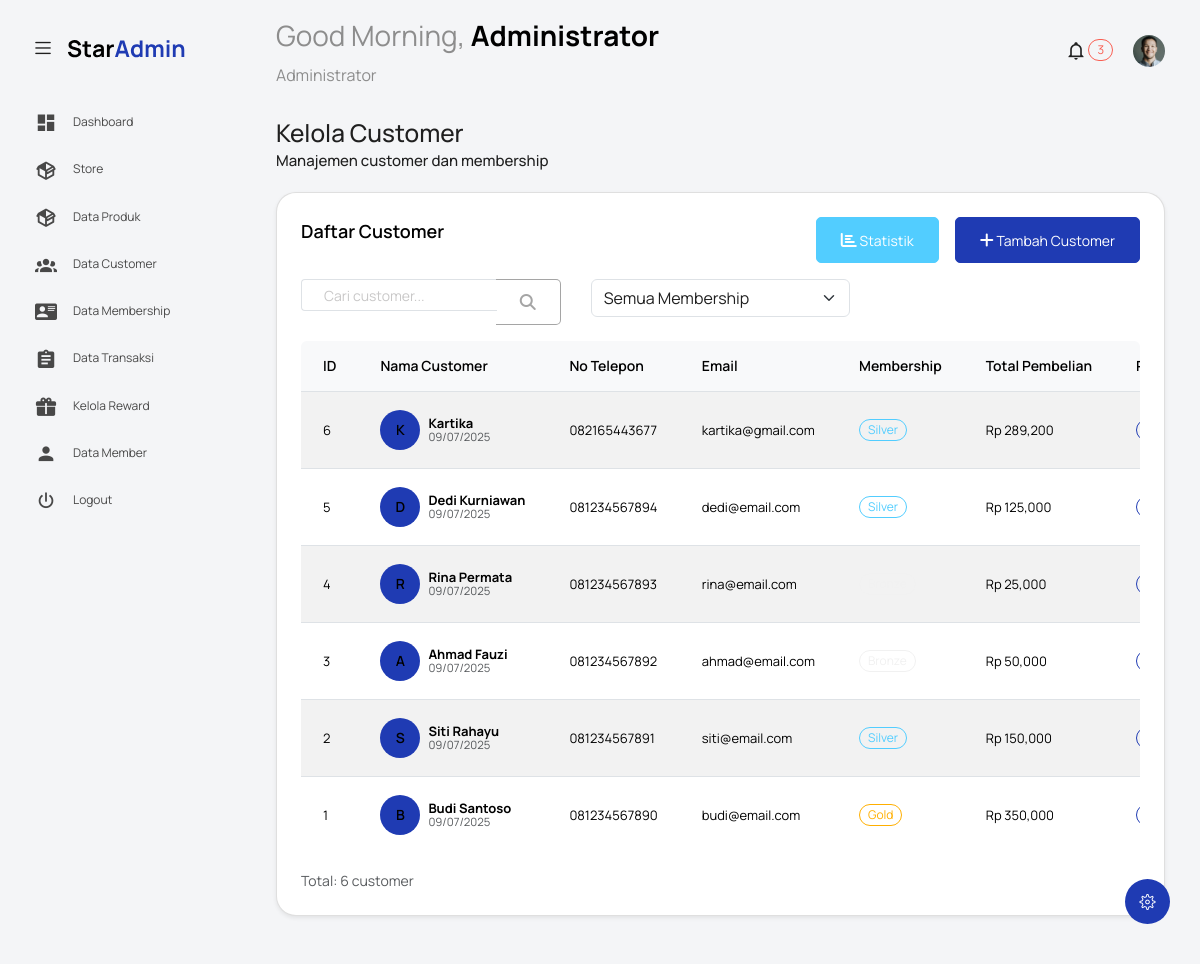
/index.php?controller=customer&action=index (signed in), run on the app's committed database.
### tables this page shows
CREATE TABLE `customers` (
  `customer_id` int NOT NULL,
  `user_id` int DEFAULT NULL,
  `nama_customer` varchar(100) NOT NULL,
  `no_telepon` varchar(15) DEFAULT NULL,
  `alamat` text,
  `email` varchar(100) DEFAULT NULL,
  `membership_id` int DEFAULT '1',
  `total_pembelian` decimal(12,2) DEFAULT '0.00',
  `total_poin` int DEFAULT '0',
  `tanggal_daftar` date DEFAULT (curdate()),
  `status_aktif` enum('aktif','tidak_aktif') DEFAULT 'aktif'
);

CREATE TABLE `membership` (
  `membership_id` int NOT NULL,
  `nama_membership` varchar(50) NOT NULL,
  `minimal_pembelian` decimal(10,2) NOT NULL,
  `diskon_persen` int DEFAULT '0',
  `poin_per_pembelian` int DEFAULT '1',
  `benefit` text
);

### controllers/CustomerController.php (called while the page is built, shortened)
<?php
class CustomerController {
    private $customerModel;
    public function __construct() {
        $this->customerModel = new CustomerModel();
    }
    public function index() {
        $search = $_GET['search'] ?? '';
        $membership_filter = $_GET['membership'] ?? '';
        if (!empty($search)) {
            $customers = $this->customerModel->searchCustomers($search);
        } elseif (!empty($membership_filter)) {
            $customers = $this->customerModel->getCustomersByMembership($membership_filter);
        } else {
            $customers = $this->customerModel->getAllCustomers();
        }
        $memberships = $this->customerModel->getAllMemberships();
        loadView('customer/index', [
            'customers' => $customers,
            'memberships' => $memberships,
            'search' => $search,
            'membership_filter' => $membership_filter,
            'title' => 'Kelola Customer'
        ]);
    }
}
?>

### models/CustomerModel.php (called while the page is built, shortened)
<?php
class CustomerModel {
    private $conn;
    public function __construct() {
        global $conn;
        $this->conn = $conn;
    }
    public function getAllCustomers() {
        $query = "SELECT c.*, m.nama_membership
                  FROM customers c
                  JOIN membership m ON c.membership_id = m.membership_id
                  ORDER BY c.customer_id DESC";
        $result = $this->conn->query($query);
        $customers = [];
        if ($result) {
            while ($row = $result->fetch_assoc()) {
                $customers[] = $row;
            }
        }
        return $customers;
    }
}
?>

### views/customer/index.php (the view, shortened to what this page needs)
<?php include('template/header.php'); ?>
<body class="with-welcome-text">
  <div class="container-scroller">
    <?php include 'template/navbar.php'; ?>
    <div class="container-fluid page-body-wrapper">
      <?php include 'template/setting_panel.php'; ?>
      <?php include 'template/sidebar.php'; ?>
      <div class="main-panel">
        <div class="content-wrapper">
          <div class="row">
            <div class="col-md-12 grid-margin">
              <div class="row">
                <div class="col-12 col-xl-8 mb-4 mb-xl-0">
                  <h3 class="font-weight-bold">Kelola Customer</h3>
                  <h6 class="font-weight-normal mb-0">Manajemen customer dan membership</h6>
                </div>
              </div>
            </div>
          </div>
          <div class="row">
            <div class="col-lg-12 grid-margin stretch-card">
              <div class="card">
                <div class="card-body">
                  <div class="d-flex justify-content-between align-items-center mb-3">
                    <h4 class="card-title">Daftar Customer</h4>
                    <div class="d-flex gap-2">
                      <a href="index.php?controller=customer&action=stats" class="btn btn-info">
                        <i class="fas fa-chart-bar"></i> Statistik
                      </a>
                      <a href="index.php?controller=customer&action=add" class="btn btn-primary">
                        <i class="fas fa-plus"></i> Tambah Customer
                      </a>
                    </div>
                  </div>
                  <div class="row mb-3">
                    <div class="col-md-4">
                      <form method="GET" action="index.php">
                        <div class="input-group">
                          <input type="text" class="form-control" name="search"
                                 placeholder="Cari customer..." value="<?= htmlspecialchars($search) ?>">
                          <button class="btn btn-outline-secondary" type="submit">
                            <i class="fas fa-search"></i>
                          </button>
                        </div>
                      </form>
                    </div>
                    <div class="col-md-4">
                      <form method="GET" action="index.php">
                        <select class="form-select" name="membership" onchange="this.form.submit()">
                          <option value="">Semua Membership</option>
                        </select>
                      </form>
                    </div>
                    <div class="col-md-4">
                    </div>
                  </div>
                  <div class="table-responsive">
                    <table class="table table-striped">
                      <thead>
                        <tr>
                          <th>ID</th>
                          <th>Nama Customer</th>
                          <th>No Telepon</th>
                          <th>Email</th>
                          <th>Membership</th>
                          <th>Total Pembelian</th>
                          <th>Poin</th>
                        </tr>
                      </thead>
                      <tbody>
                        <?php if (!empty($customers)): ?>
                          <?php foreach ($customers as $customer): ?>
                          <tr>
                            <td><?= $customer['customer_id'] ?></td>
                            <td>
                              <div class="d-flex align-items-center">
                                <div class="avatar-sm me-2">
                                  <div class="avatar-title bg-primary rounded-circle">
                                    <?= strtoupper(substr($customer['nama_customer'], 0, 1)) ?>
                                  </div>
                                </div>
                                <div>
                                  <strong><?= htmlspecialchars($customer['nama_customer']) ?></strong>
                                  <br>
                                  <small class="text-muted"><?= date('d/m/Y', strtotime($customer['tanggal_daftar'])) ?></small>
                                </div>
                              </div>
                            </td>
                            <td><?= htmlspecialchars($customer['no_telepon']) ?></td>
                            <td><?= htmlspecialchars($customer['email']) ?></td>
                            <td>
                              <span class="badge badge-<?= $customer['membership_id'] == 1 ? 'secondary' :
                                ($customer['membership_id'] == 2 ? 'info' :
                                ($customer['membership_id'] == 3 ? 'warning' : 'danger')) ?>">
                                <?= htmlspecialchars($customer['nama_membership']) ?>
                              </span>
                            </td>
                            <td>Rp <?= number_format($customer['total_pembelian']) ?></td>
                            <td>
                              <span class="badge badge-primary"><?= number_format($customer['total_poin']) ?></span>
                            </td>
                          </tr>
                          <?php endforeach; ?>
                        <?php endif; ?>
                      </tbody>
                    </table>
                  </div>
                  <?php if (!empty($customers)): ?>
                  <div class="mt-3">
                    <small class="text-muted">
                      Total: <?= count($customers) ?> customer
                    </small>
                  </div>
                  <?php endif; ?>
                </div>
              </div>
            </div>
          </div>
        </div>
      </div>
    </div>
  </div>
</body>
</html>

### views/customer/index.php (style rules this page uses)
.avatar-sm { width: 40px; height: 40px; }
.avatar-title { width: 100%; height: 100%; display: flex; align-items: center; justify-content: center; font-weight: 600; font-size: 0.875rem; }
.table th { background-color: #f8f9fa; border-top: none; font-weight: 600; }
.badge { font-size: 0.75rem; padding: 0.25rem 0.5rem; }
.card { box-shadow: 0 0.125rem 0.25rem rgba(0, 0, 0, 0.075); border: 1px solid rgba(0, 0, 0, 0.125); }
.input-group .form-control { border-right: none; }
.input-group .btn { border-left: none; }
.form-select { border-radius: 0.375rem; }
.d-flex.gap-2 > * { margin-right: 0.5rem; }
.d-flex.gap-2 > *:last-child { margin-right: 0; }
.table-responsive { border-radius: 0.375rem; }

### data on the page
customers: customer_id "6", nama_customer "K", nama_customer "Kartika", tanggal_daftar "09/07/2025", no_telepon "082165443677", email "kartika@gmail.com", membership.nama_membership "Silver", total_pembelian "289,200"
customers: customer_id "5", nama_customer "D", nama_customer "Dedi Kurniawan", tanggal_daftar "09/07/2025", no_telepon "081234567894", email "dedi@email.com", membership.nama_membership "Silver", total_pembelian "125,000"
customers: customer_id "4", nama_customer "R", nama_customer "Rina Permata", tanggal_daftar "09/07/2025", no_telepon "081234567893", email "rina@email.com", total_pembelian "25,000"
customers: customer_id "3", nama_customer "A", nama_customer "Ahmad Fauzi", tanggal_daftar "09/07/2025", no_telepon "081234567892", email "ahmad@email.com", total_pembelian "50,000"
customers: customer_id "2", nama_customer "S", nama_customer "Siti Rahayu", tanggal_daftar "09/07/2025", no_telepon "081234567891", email "siti@email.com", membership.nama_membership "Silver", total_pembelian "150,000"
customers: customer_id "1", nama_customer "B", nama_customer "Budi Santoso", tanggal_daftar "09/07/2025", no_telepon "081234567890", email "budi@email.com", membership.nama_membership "Gold", total_pembelian "350,000"

### other printed values
$greeting "Good Morning"
$userName "Administrator"
$roleDisplay "Administrator"
count($customers) "6"
